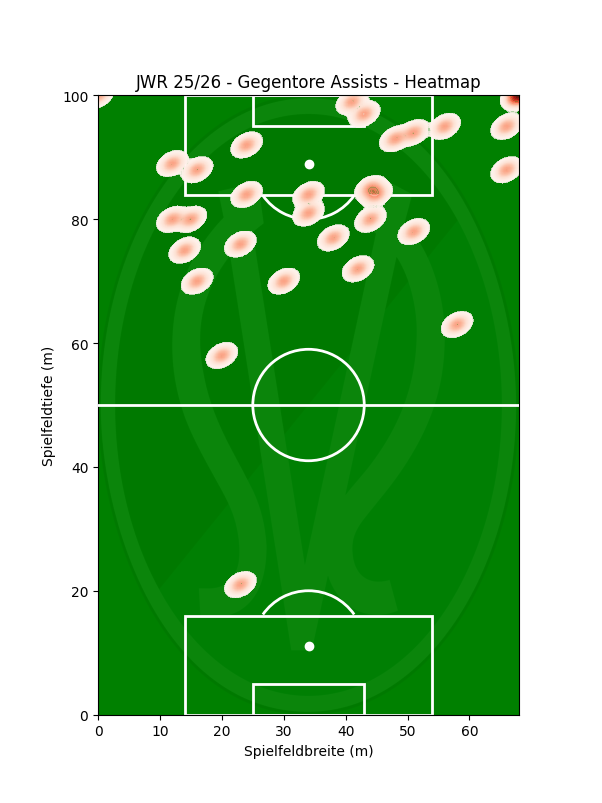

Python code for this plot:
import matplotlib.pyplot as plt
import matplotlib.patches as patches
import matplotlib.image as mpimg
import seaborn as sns
import numpy as np

# Spielfeld zeichnen mit korrekten Maßen und grünem Hintergrund
def draw_field():
    fig, ax = plt.subplots(figsize=(6, 10))
    ax.set_facecolor('green')  # Spielfeld grün einfärben
    ax.set_xlim(0, 68)  # Spielfeldbreite (m)
    ax.set_ylim(0, 100)  # Spielfeldtiefe (m)
    
    # 📌 SV Ried Logo als Hintergrund einfügen
    logo = mpimg.imread("C:\\Temp\\SV_Ried.png")  # Stelle sicher, dass die Datei existiert
    ax.imshow(logo, extent=[0, 68, 0, 100], alpha=0.05)  # Logo leicht transparent machen

    # Spielfeldlinien hinzufügen
    ax.plot([0, 68], [50, 50], 'white', linestyle="-", zorder=5, linewidth=2)  # Mittellinie
    mittelkreis = patches.Circle((34, 50), 9, edgecolor='white', facecolor='none', linewidth=2)  # Mittelkreis
    ax.add_patch(mittelkreis)

    # Fünfmeterraum hinzufügen (5m tief, 18m breit)
    fuenfmeter_oben = patches.Rectangle((25, 100), 18, -5, edgecolor='white', facecolor='none', linewidth=2)
    ax.add_patch(fuenfmeter_oben)

    fuenfmeter_unten = patches.Rectangle((25, 0), 18, 5, edgecolor='white', facecolor='none', linewidth=2)
    ax.add_patch(fuenfmeter_unten)
    
    # Sechzehnmeterraum hinzufügen
    sechzehn_oben = patches.Rectangle((14, 100), 40, -16, edgecolor='white', facecolor='none', linewidth=2)
    ax.add_patch(sechzehn_oben)

    sechzehn_unten = patches.Rectangle((14, 0), 40, 16, edgecolor='white', facecolor='none', linewidth=2)
    ax.add_patch(sechzehn_unten)

    # Elfmeterpunkte hinzufügen
    ax.scatter(34, 89, color='white', marker='o')  # Elfmeterpunkt oben
    ax.scatter(34, 11, color='white', marker='o')  # Elfmeterpunkt unten
    
     # Halbkreise um die Elfmeterpunkte
    halbkreis_oben = patches.Arc((34, 89), 18, 18, angle=0, theta1=215, theta2=325, edgecolor='white', linewidth=2)  # Oberer Halbkreis
    ax.add_patch(halbkreis_oben)

    halbkreis_unten = patches.Arc((34, 11), 18, 18, angle=0, theta1=35, theta2=145, edgecolor='white', linewidth=2)  # Unterer Halbkreis
    ax.add_patch(halbkreis_unten)

    plt.title("JWR 25/26 - Gegentore Assists - Heatmap")
    plt.xlabel("Spielfeldbreite (m)")
    plt.ylabel("Spielfeldtiefe (m)")
    return ax

# Heatmap für Torzonen erstellen
def draw_heatmap(ax, goals):
    goal_positions = np.array(goals)

    # Erstelle Heatmap basierend auf Torpositionen
    sns.kdeplot(x=goal_positions[:,0], y=goal_positions[:,1], cmap="Reds", fill=True, alpha=0.7, levels=100, ax=ax, bw_adjust=0.1, warn_singular=False)

# Beispiel-Assistpositionen
goals = [(16,88),(23,21),(43,97),(30,70),(51,94),(44,85),(45,84),(58,63),(24,84),(41,99),(23,76),(12,89),(66,88),(68,100),(48,93),(12,80),(68,100),(68,100),(34,84),(38,77),(20,58),(15,80),(0,100),(56,95),(14,75),(16,70),(51,78),(24,92),(34,81),(42,72),(44,80),(66,95)]

# Spielfeld zeichnen
ax = draw_field()

# Heatmap hinzufügen
draw_heatmap(ax, goals)

# Zeige das Spielfeld mit Heatmap
plt.show()
